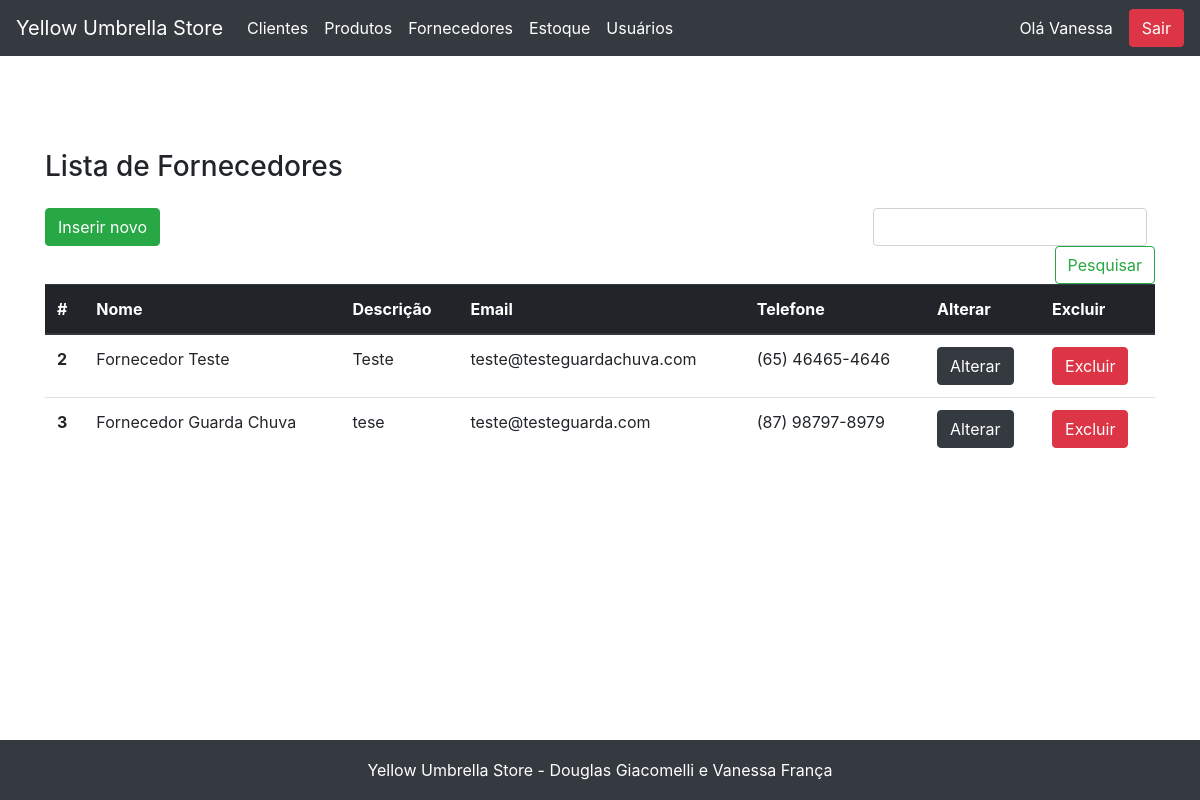
The page /fornecedor/view_fornecedores.php (signed in) on the database its author committed.
### tables this page shows
CREATE TABLE `fornecedor` (
  `id` int NOT NULL AUTO_INCREMENT,
  `nome` varchar(255) NOT NULL,
  `descricao` text NOT NULL,
  `email` varchar(255) NOT NULL,
  `telefone` varchar(255) NOT NULL,
  `endereco_id` int DEFAULT NULL,
  PRIMARY KEY (`id`),
  KEY `endereco_id` (`endereco_id`),
  CONSTRAINT `fornecedor_ibfk_2` FOREIGN KEY (`endereco_id`) REFERENCES `endereco` (`id`) ON DELETE CASCADE ON UPDATE RESTRICT
);

### fachada.php (called while the page is built, shortened)
<?php
include_once('model/Produto.php');
include_once('model/Fornecedor.php');
include_once('dao/mysql/MysqlDaoFactory.php');
$factory = new MysqlDaofactory();
?>

### dao/mysql/MysqlDaoFactory.php (called while the page is built, shortened)
<?php
include_once('MysqlFornecedorDao.php');
class MysqlDaofactory extends DaoFactory {
    private $host = "localhost";
    private $db_name = "web2";
    private $port = "3306";
    private $username = "root";
    private $password = "v6a10fr4nc486";
    public function getConnection(){
        $this->conn = null;
        $dsn="mysql:host=" . $this->host . ";port=" . $this->port . ";dbname=" . $this->db_name;
        try{
            $this->conn = new PDO($dsn, $this->username, $this->password);
      }catch(PDOException $exception){
            echo "Connection error: " . $exception->getMessage() . "\n";
            echo "DSN = " . $dsn;
        }
        return $this->conn;
    }
    public function getFornecedorDao() {
        return new MysqlFornecedorDao($this->getConnection());
    }
}
?>

### dao/DAO.php (called while the page is built, shortened)
<?php
abstract class DAO {
    public function __construct($conn){
        $this->conn = $conn;
    }
}
?>

### dao/mysql/MysqlFornecedorDao.php (called while the page is built, shortened)
<?php
include_once($_SERVER['DOCUMENT_ROOT'].'/yellow_umbrella/dao/DAO.php');
class MysqlFornecedorDao extends DAO implements FornecedorDao {
    private $table_name = 'fornecedor';
    public function buscaTodos() {
        $query = "SELECT
                    id, nome, descricao, email, telefone
                FROM
                    " . $this->table_name .
                    " ORDER BY id ASC";
        $stmt = $this->conn->prepare( $query );
        $stmt->execute();
        $fornecedores = [];
        while ($row = $stmt->fetch(PDO::FETCH_ASSOC)){
            extract($row);
            $fornecedor = new Fornecedor($id,$nome,$descricao,$email,$telefone);
            $fornecedores[] = $fornecedor;
        }
        return $fornecedores;
    }
}
?>

### model/Fornecedor.php (called while the page is built, shortened)
<?php
class Fornecedor{
    private $id;
    private $nome;
    private $descricao;
    private $email;
    private $telefone;
    public function __construct( $id, $nome, $descricao, $email, $telefone){
        $this->id=$id;
        $this->nome=$nome;
        $this->descricao=$descricao;
        $this->email=$email;
        $this->telefone=$telefone;
    }
    public function getId() { return $this->id; }
    public function getNome() { return $this->nome; }
    public function getDescricao() { return $this->descricao; }
    public function getEmail() { return $this->email; }
    public function getTelefone() { return $this->telefone; }
}
?>

### fornecedor/view_fornecedores.php (the view, shortened to what this page needs)
<?php
    include "../fachada.php";
    include "../header.php";
    $dao = $factory->getFornecedorDao();
    $fornecedores = $dao->buscaTodos();
    $fornecedores = (isset($_SESSION["fornece$fornecedores"])) ? ($_SESSION["fornece$fornecedores"]) : ($fornecedores);
?>
<main role="main" class="container">
    <h3 class="mb-3">Lista de Fornecedores</h3>
    <div class="row">
    <div class="col-12">
        </div>
        <div class="col-lg-8 col-sm-12">
            <a href="view_cadastro_fornecedor.php" class="btn btn-success mb-2">Inserir novo</a>
        </div>
        <div class="col-lg-4 col-sm-12">
            <form class="form-inline mt-2 mt-md-0 form-search-list" action="<?=$base?>/fornecedor/executa_pesquisa.php" method="POST">
                <input class="form-control mr-sm-2" type="text" name="pesquisa" aria-label="Pesquisar">
                <button class="btn btn-outline-success my-2 my-sm-0" type="submit">Pesquisar</button>
            </form>
        </div>
        <div class="col-12">
        <table class="table table-responsive">
            <thead class="thead-dark">
                <tr>
                <th scope="col">#</th>
                <th scope="col">Nome</th>
                <th scope="col">Descrição</th>
                <th scope="col">Email</th>
                <th scope="col">Telefone</th>
                <th scope="col">Alterar</th>
                <th scope="col">Excluir</th>
                </tr>
            </thead>
            <tbody>
            <?php
                if($fornecedores){
                    foreach($fornecedores as $item){
            ?>
                <tr>
                <th scope="row"><?=$item->getID()?></th>
                <td><?=$item->getNome()?></td>
                <td><?=$item->getDescricao()?></td>
                <td><?=$item->getEmail()?></td>
                <td><?=$item->getTelefone()?></td>
                <td><a href="view_editar_fornecedor.php?id=<?=$item->getID()?>" class="btn btn-dark">Alterar</button></td>
                <td><a href="exclui_fornecedor.php?id=<?=$item->getID()?>" id="excluiFornecedor" class="btn btn-danger" onclick="return confirm('Você quer mesmo remover este fornecedor?')">Excluir</button></td>
                </tr>
            <?php
                    }
                }else{
                    echo "<td colspan=7 style='text-align:center;'>Sem registros</td>";
                }
            ?>
            </tbody>
        </table>
        </div>
    </div>
</main>
<?php include "../footer.php"; ?>

### assets/css/sticky-footer.css (style rules this page uses)
html { position: relative; min-height: 100%; }
body { margin-bottom: 60px; }
body > .container { padding: 150px 15px 0; }
.form-search-list { justify-content: flex-end; }
.table-responsive { display: table; }

### assets/css/custom.css (style rules this page uses)
.form-search-list { justify-content: flex-end; }
.table-responsive { display: table; }

### rows shown on the page
fornecedor: id "2", nome "Fornecedor Teste", descricao "Teste", email "teste@testeguardachuva.com", telefone "(65) 46465-4646"
fornecedor: id "3", nome "Fornecedor Guarda Chuva", descricao "tese", email "teste@testeguarda.com", telefone "(87) 98797-8979"

### other values the page prints
$_SESSION["nome_usuario"] "Vanessa"
